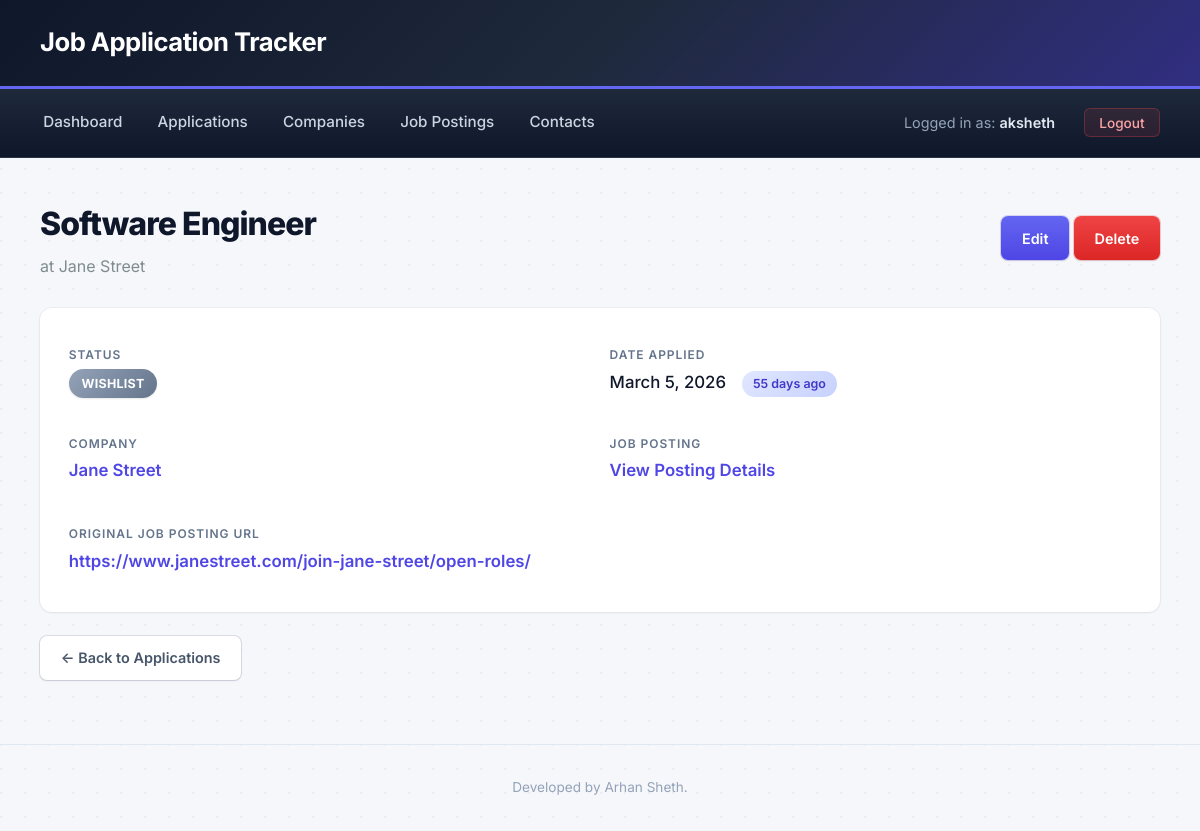
The page /project/applications/5/ (signed in) on the database its author committed.
### project/models.py (models this page shows, shortened)
class Application(models.Model):
    STATUS_CHOICES = [
        ('wishlist', 'Wishlist'),
        ('applied', 'Applied'),
        ('phone_screen', 'Phone Screen'),
        ('interview', 'Interview'),
        ('final_round', 'Final Round'),
        ('offer', 'Offer'),
        ('rejected', 'Rejected'),
    ]
    job_posting = models.ForeignKey(
        JobPosting, on_delete=models.CASCADE, related_name='applications'
    )
    user = models.ForeignKey(
        User, on_delete=models.CASCADE, related_name='applications'
    )
    date_applied = models.DateField(null=True, blank=True)
    status = models.TextField(choices=STATUS_CHOICES, default='wishlist')
    notes = models.TextField(blank=True)
    @property
    def days_since_applied(self):
        if not self.date_applied:
            return None
        from datetime import date
        return (date.today() - self.date_applied).days

class JobPosting(models.Model):
    company = models.ForeignKey(
        Company, on_delete=models.CASCADE, related_name='job_postings'
    )
    title = models.TextField()
    description = models.TextField(blank=True)
    date_posted = models.DateField(null=True, blank=True)
    url = models.URLField(blank=True)

class Company(models.Model):
    name = models.TextField()
    industry = models.TextField()
    location = models.TextField(blank=True)
    website = models.URLField(blank=True)
    notes = models.TextField(blank=True)

### project/views.py (the view)
# urls.py: path('applications/<int:pk>/', views.ApplicationDetailView.as_view(), name='application_detail'),
class ApplicationDetailView(LoginRequiredMixin, DetailView):
    model = Application
    template_name = 'project/application_detail.html'
    context_object_name = 'application'
    def get_queryset(self):
        return Application.objects.filter(user=self.request.user)

### project/templates/project/application_detail.html (shortened to what this page needs)
{% extends 'project/base.html' %}
{% block content %}
<div class="page-header">
    <div>
        <h2>{{ application.job_posting.title }}</h2>
        <p style="color: #7f8c8d; margin-top: 0.3rem;">
            at {{ application.job_posting.company.name }}
        </p>
    </div>
    <div>
        <a href="{% url 'application_update' application.pk %}" class="btn">Edit</a>
        <a href="{% url 'application_delete' application.pk %}" class="btn btn-danger">Delete</a>
    </div>
</div>
<div class="card">
    <div class="detail-grid">
        <div class="detail-field">
            <div class="label">Status</div>
            <div class="value">
                <span class="badge badge-{{ application.status }}">
                    {{ application.get_status_display }}
                </span>
            </div>
        </div>
        <div class="detail-field">
            <div class="label">Date Applied</div>
            <div class="value">
                {{ application.date_applied|default:"—" }}
                {% if application.days_since_applied is not None %}
                    <span class="days-applied">
                        {{ application.days_since_applied }} day{{ application.days_since_applied|pluralize }} ago
                    </span>
                {% endif %}
            </div>
        </div>
        <div class="detail-field">
            <div class="label">Company</div>
            <div class="value">
                <a href="{% url 'company_detail' application.job_posting.company.pk %}">
                    {{ application.job_posting.company.name }}
                </a>
            </div>
        </div>
        <div class="detail-field">
            <div class="label">Job Posting</div>
            <div class="value">
                <a href="{% url 'job_posting_detail' application.job_posting.pk %}">
                    View Posting Details
                </a>
            </div>
        </div>
    </div>
    {% if application.job_posting.url %}
        <div class="detail-field" style="margin-top: 1rem;">
            <div class="label">Original Job Posting URL</div>
            <div class="value">
                <a href="{{ application.job_posting.url }}" target="_blank">
                    {{ application.job_posting.url }}
                </a>
            </div>
        </div>
    {% endif %}
</div>
<div style="margin-top: 1.5rem;">
    <a href="{% url 'application_list' %}" class="btn btn-secondary">← Back to Applications</a>
</div>
{% endblock %}

### project/templates/project/base.html (shortened to what this page needs)
{% load static %}
<html>
    <head>
        <link rel="stylesheet" type="text/css" href="{% static 'project.css' %}">
    </head>
    <body>
        <h1>Job Application Tracker</h1>
        <div id="nav">
            {% if request.user.is_authenticated %}
                <a href="{% url 'dashboard' %}">Dashboard</a>
                <a href="{% url 'application_list' %}">Applications</a>
                <a href="{% url 'company_list' %}">Companies</a>
                <a href="{% url 'job_posting_list' %}">Job Postings</a>
                <a href="{% url 'contact_list' %}">Contacts</a>
                <span class="logged-in-as">Logged in as: <strong>{{request.user}}</strong></span>
                <form method="POST" action="{% url 'logout' %}">
                    <button type="submit">Logout</button>
                </form>
            {% else %}
                <span class="logged-in-as">Not logged in</span>
                <a href="{% url 'login' %}">Login</a>
                <a href="{% url 'signup' %}">Sign Up</a>
            {% endif %}
        </div>
        <div id="content-container">
            {% block content %}
            {% endblock %}
        </div>
        <footer>
            <p>Developed by Arhan Sheth.</p>
        </footer>
    </body>
</html>

### static/project.css (style rules this page uses)
* { box-sizing: border-box; margin: 0; padding: 0; }
body { font-family: 'Inter', -apple-system, BlinkMacSystemFont, "Segoe UI", sans-serif; color: #1e293b; line-height: 1.6; background-color: #f6f7fb; background-image: radial-gradient(circle at 1px 1px, rgba(99, 102, 241, 0.08) 1px, transparent 0); background-size: 24px 24px; min-height: 100vh; }
h1 { background: linear-gradient(135deg, #0f172a 0%, #1e293b 50%, #312e81 100%); color: white; padding: 1.4rem 2.5rem; margin: 0; font-size: 1.6rem; font-weight: 700; letter-spacing: -0.02em; border-bottom: 3px solid #6366f1; box-shadow: 0 2px 8px rgba(15, 23, 42, 0.15); }
#nav { background: linear-gradient(180deg, #1e293b 0%, #0f172a 100%); padding: 0.9rem 2.5rem; display: flex; gap: 1.8rem; align-items: center; flex-wrap: wrap; border-bottom: 1px solid rgba(255, 255, 255, 0.05); }
#nav a { color: #cbd5e1; text-decoration: none; font-size: 0.95rem; font-weight: 500; padding: 0.4rem 0.2rem; border-bottom: 2px solid transparent; transition: all 0.2s ease; }
#nav .logged-in-as { color: #94a3b8; font-size: 0.9rem; margin-left: auto; }
#nav .logged-in-as strong { color: #e2e8f0; font-weight: 600; }
#nav form { display: inline; margin: 0; }
#nav form button { background: rgba(239, 68, 68, 0.1); border: 1px solid rgba(239, 68, 68, 0.3); color: #fca5a5; padding: 0.35rem 0.9rem; border-radius: 6px; cursor: pointer; font-size: 0.85rem; font-weight: 500; font-family: inherit; transition: all 0.15s ease; }
#content-container { max-width: 1280px; margin: 2.5rem auto; padding: 0 2.5rem; }
.page-header { display: flex; justify-content: space-between; align-items: center; margin-bottom: 1.8rem; }
.page-header h2 { font-size: 2rem; font-weight: 800; color: #0f172a; letter-spacing: -0.03em; }
.btn { display: inline-block; padding: 0.65rem 1.3rem; background: linear-gradient(180deg, #6366f1 0%, #4f46e5 100%); color: white; text-decoration: none; border: none; border-radius: 7px; cursor: pointer; font-size: 0.9rem; font-weight: 600; font-family: inherit; box-shadow: 0 1px 2px rgba(15, 23, 42, 0.1), 0 0 0 1px rgba(79, 70, 229, 0.2); transition: all 0.15s ease; }
.btn-danger { background: linear-gradient(180deg, #ef4444 0%, #dc2626 100%); box-shadow: 0 1px 2px rgba(15, 23, 42, 0.1), 0 0 0 1px rgba(220, 38, 38, 0.2); }
.btn-secondary { background: white; color: #475569; box-shadow: 0 1px 2px rgba(15, 23, 42, 0.1), 0 0 0 1px rgba(148, 163, 184, 0.3); }
.card { background-color: white; border-radius: 12px; padding: 1.8rem; box-shadow: 0 1px 3px rgba(15, 23, 42, 0.06), 0 0 0 1px rgba(148, 163, 184, 0.1); margin-bottom: 1rem; transition: all 0.2s ease; }
.badge { display: inline-block; padding: 0.3rem 0.8rem; border-radius: 999px; font-size: 0.78rem; font-weight: 700; color: white; letter-spacing: 0.02em; text-transform: uppercase; box-shadow: 0 1px 2px rgba(15, 23, 42, 0.1); }
.badge-wishlist { background: linear-gradient(135deg, #94a3b8, #64748b); }
.detail-grid { display: grid; grid-template-columns: 1fr 1fr; gap: 1.2rem; margin-bottom: 1.5rem; }
.detail-field { padding: 0.5rem 0; }
.detail-field .label { font-size: 0.75rem; color: #64748b; text-transform: uppercase; letter-spacing: 0.08em; font-weight: 600; }
.detail-field .value { font-size: 1.05rem; color: #0f172a; margin-top: 0.3rem; font-weight: 500; }
.detail-field .value a { color: #4f46e5; text-decoration: none; font-weight: 600; }
.days-applied { display: inline-block; margin-left: 0.7rem; padding: 0.2rem 0.7rem; background: linear-gradient(135deg, #e0e7ff 0%, #c7d2fe 100%); color: #4338ca; border-radius: 999px; font-size: 0.78rem; font-weight: 600; }
footer { text-align: center; padding: 2rem; color: #94a3b8; font-size: 0.85rem; margin-top: 4rem; border-top: 1px solid #e2e8f0; }
#content-container { animation: fadeInUp 0.4s ease-out; }

### rows shown on the page
Application: job_posting "Software Engineer", job_posting.company.name "Jane Street", status "WISHLIST", date_applied "March 5, 2026", days_since_applied "55", job_posting "https://www.janestreet.com/join-jane-street/open-roles/"

### other values the page prints
{{ request.user }} "aksheth"
